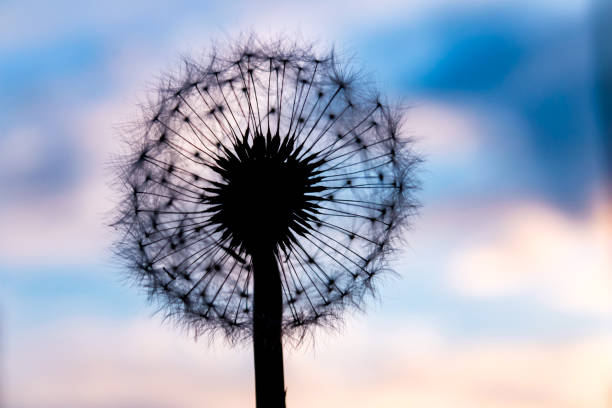
#> input picture input-images/stockpic.jpg, 612 x 408 px
$ python 01openrotate.py
#> lines starting #> are read from the running program, lines starting #| are printed output that depends on the picture
from PIL import Image
#Open image using Image module
im = Image.open("input-images/stockpic.jpg")
#> im is the input picture: PIL image 612x408 RGB; mean R, G, B 157, 168.4, 190.8
#Show actual Image
im.show()
#Show rotated Image
im = im.rotate(45)
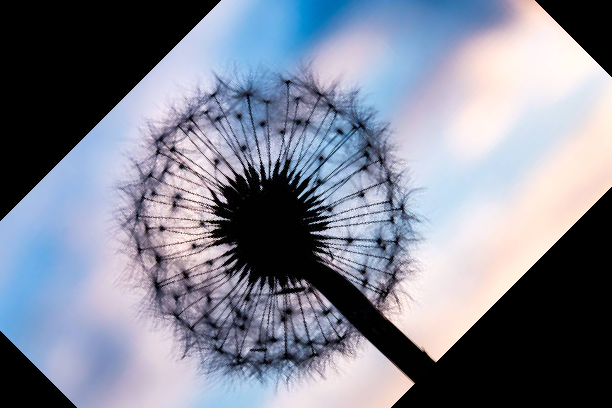
#> im: PIL image 612x408 RGB; mean R, G, B 126.3, 130.9, 146.1
im.show()

$ run again, with input-images/cat.jpg copied over input-images/stockpic.jpg
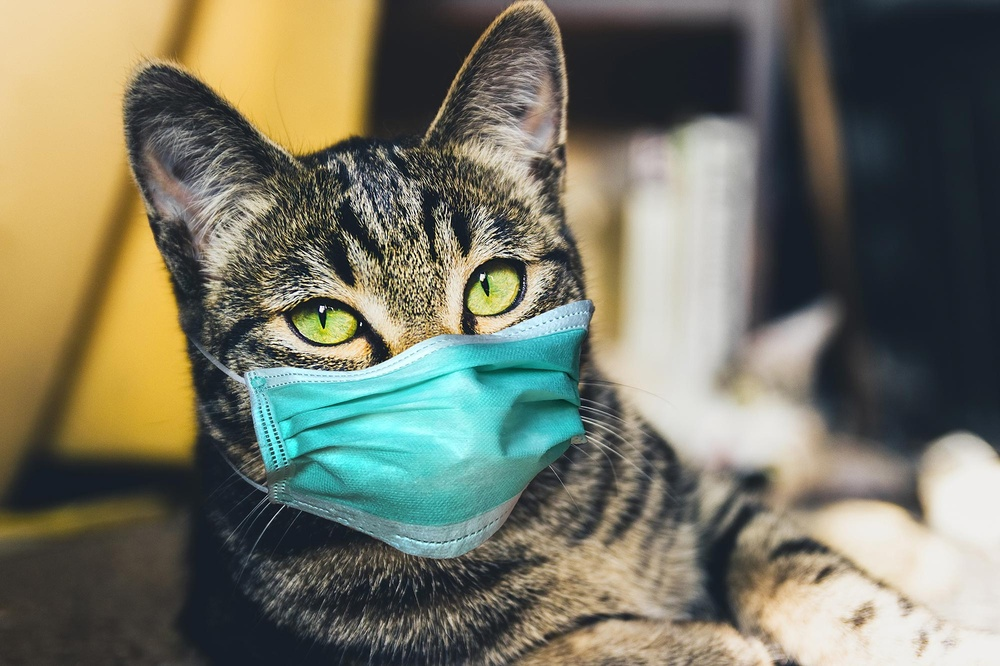
#> input picture input-images/cat.jpg, 1000 x 666 px, shrunk from 2000 x 1333 before the run
#> im is the input picture: PIL image 1000x666 RGB; mean R, G, B 117.1, 117.2, 100.5
#> `im = im.rotate(45)`:
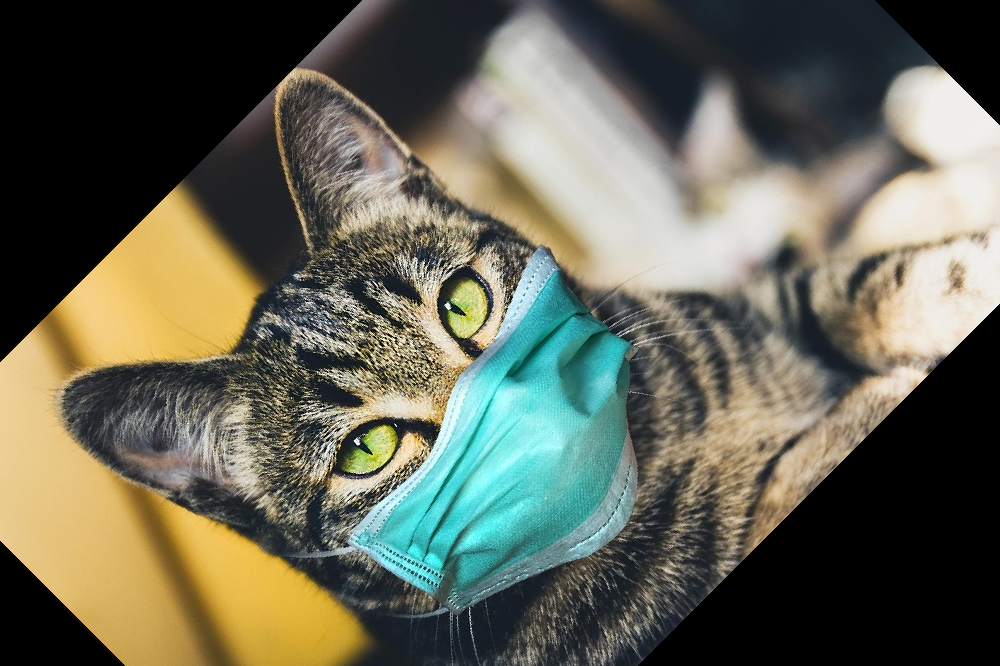
#> im: PIL image 1000x666 RGB; mean R, G, B 101, 101.5, 86.3
